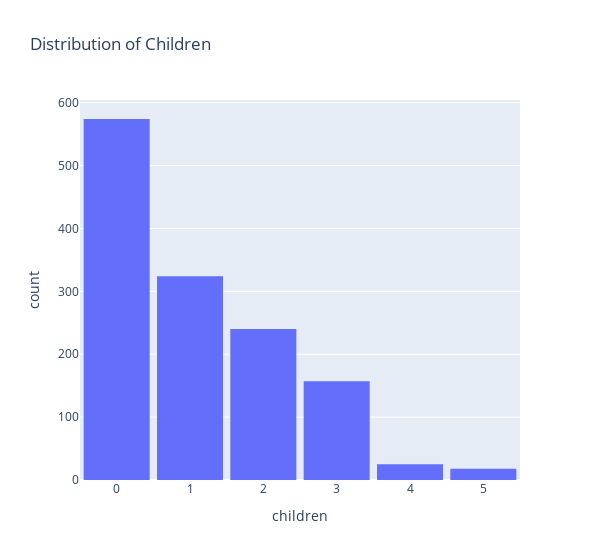

Write notebook code for a chart like this one.
### Markdown cell above
### Distribution of Children

### Code cell
# 0 to 5 children
fig = px.histogram(df, x='children', title='Distribution of Children')
fig.update_layout(bargap=0.1)
fig.update_layout(width=600)
fig.show()

### Figure 1 — Plotly figure (JSON) as saved in the notebook; plotly's stock layout.template omitted (floating-point values rounded to 4 significant figures; data arrays with more than 128 entries replaced by an {"elided": "..."} marker saying what was removed)
{"data": [{"bingroup": "x", "hovertemplate": "children=%{x}<br>count=%{y}<extra></extra>", "legendgroup": "", "marker": {"color": "#636efa", "pattern": {"shape": ""}}, "name": "", "orientation": "v", "showlegend": false, "type": "histogram", "x": {"elided": "1338 int values"}, "xaxis": "x", "yaxis": "y"}], "layout": {"bargap": 0.1, "barmode": "relative", "legend": {"tracegroupgap": 0}, "title": {"text": "Distribution of Children"}, "width": 600, "xaxis": {"anchor": "y", "domain": [0, 1], "title": {"text": "children"}}, "yaxis": {"anchor": "x", "domain": [0, 1], "title": {"text": "count"}}}}
